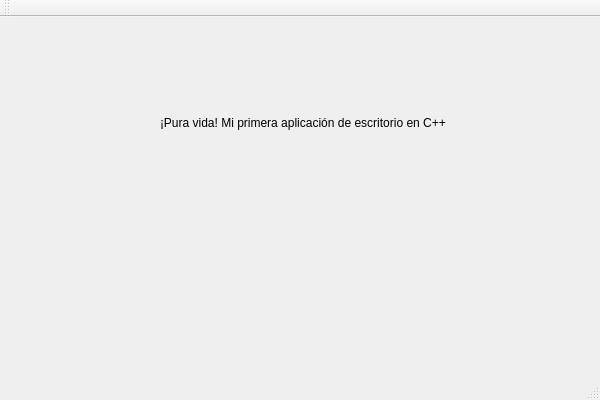
<?xml version="1.0" encoding="UTF-8"?>
<ui version="4.0">
 <class>QtWidgetsApplication1Class</class>
 <widget class="QMainWindow" name="QtWidgetsApplication1Class">
  <property name="geometry">
   <rect>
    <x>0</x>
    <y>0</y>
    <width>600</width>
    <height>400</height>
   </rect>
  </property>
  <property name="windowTitle">
   <string>QtWidgetsApplication1</string>
  </property>
  <widget class="QWidget" name="centralWidget">
   <widget class="QLabel" name="lblSaludo">
    <property name="geometry">
     <rect>
      <x>160</x>
      <y>10</y>
      <width>301</width>
      <height>191</height>
     </rect>
    </property>
    <property name="text">
     <string>¡Pura vida! Mi primera aplicación de escritorio en C++</string>
    </property>
   </widget>
  </widget>
  <widget class="QMenuBar" name="menuBar">
   <property name="geometry">
    <rect>
     <x>0</x>
     <y>0</y>
     <width>600</width>
     <height>21</height>
    </rect>
   </property>
  </widget>
  <widget class="QToolBar" name="mainToolBar">
   <attribute name="toolBarArea">
    <enum>TopToolBarArea</enum>
   </attribute>
   <attribute name="toolBarBreak">
    <bool>false</bool>
   </attribute>
  </widget>
  <widget class="QStatusBar" name="statusBar"/>
 </widget>
 <layoutdefault spacing="6" margin="11"/>
 <resources>
  <include location="QtWidgetsApplication1.qrc"/>
 </resources>
 <connections/>
</ui>
